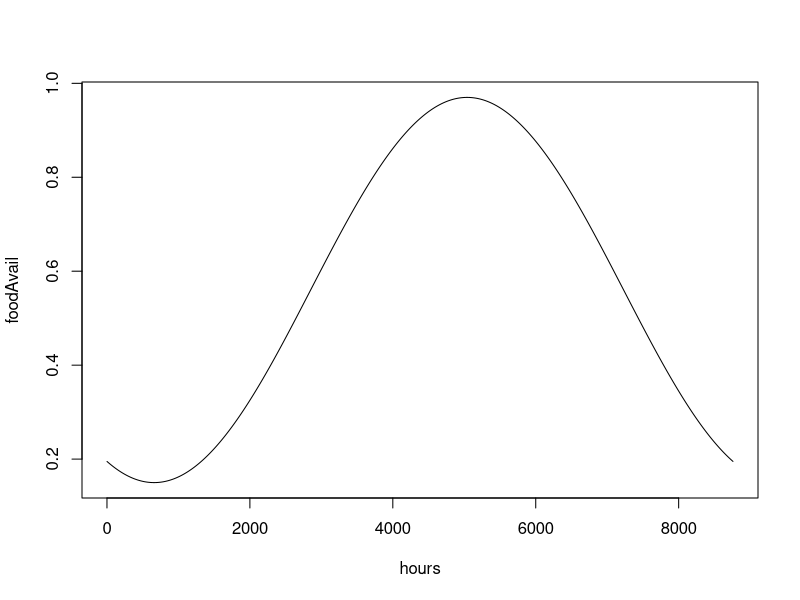
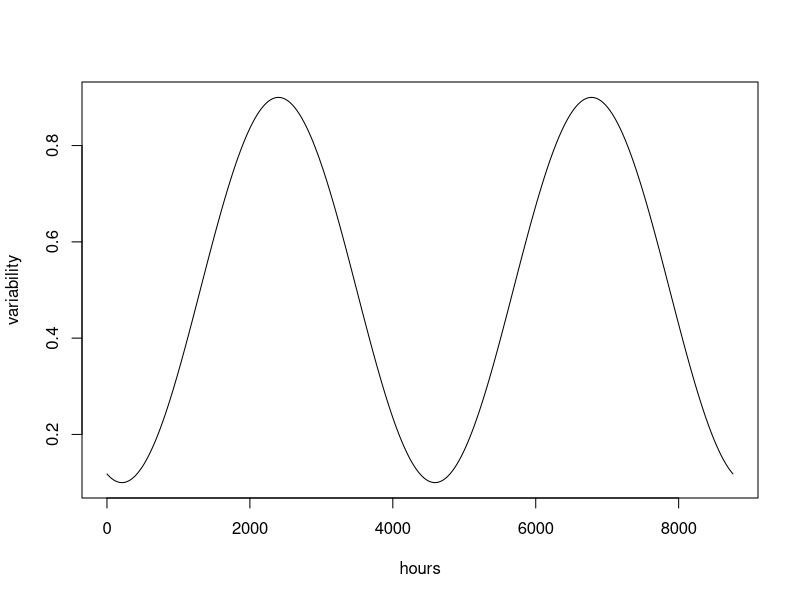
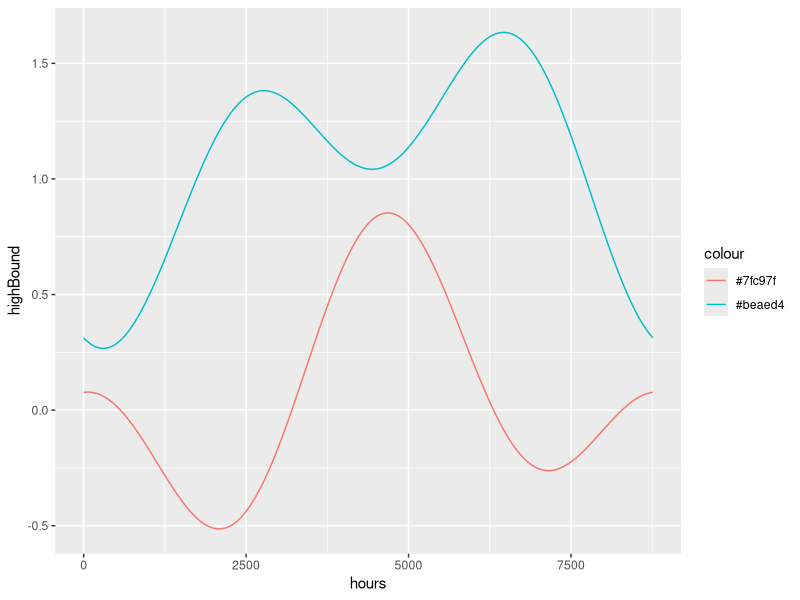

Reproduce these figures in R, in order. (Note: this script raises an error after producing the figures.)
## ---- chunk 1

# Code for a simple food availability model based upon the assumptions of higher pelagic food quality
# in the summer. 
## ---- chunk 2
#First we set up some user defined variables. 
min     = 0.15 #minimum food availability value
max     = 0.97 #max 
highDay = 210*24 #Number of days into the year that the max food availability is (226 is aug 15)
august  = 5856 #hours into the year
## ---- chunk 3
#Now we generate the others
scaler    = (max - min)/2 #range divided by two
heightAdj = (max + min)/2 #average value
hours      = 1:(365*24) #Set up a hour vector to loop over
foodAvail = NULL  

#Quick loop to generate the data. 
for (hour in hours){
  foodAvail = c(foodAvail, scaler * cos( (1/(365*24))*2*pi * (hour - highDay)) + heightAdj)
}

plot(hours,foodAvail, type = "l")
## ---- chunk 4
min     = 0.1 #minimum food availability value
max     = 0.9 #max 
highDay = 100*24
scaler    = (max - min)/2 #range divided by two
heightAdj = (max + min)/2 #average value
variability = NULL

#Quick loop to generate the data. 
for (hour in hours){
  variability = c(variability, scaler * cos( (1/(365*24))*4*pi * (hour - highDay)) + heightAdj)
}

plot(hours,variability, type = "l")

avail_var_df = as.data.frame(cbind(foodAvail, variability))
## ---- chunk 5
highBound = NULL
lowBound  = NULL

for (hour in hours){
  highBound = c(highBound, (foodAvail[hour] + variability[hour]))  
  lowBound = c(lowBound, (foodAvail[hour] - variability[hour]))
}

distributionDf = as.data.frame(cbind(hours, highBound, lowBound))

library(ggplot2)

ggplot(distributionDf, aes(hours)) + 
  geom_line(aes(y = highBound, colour = "#beaed4")) + 
  geom_line(aes(y = lowBound, colour = "#7fc97f")) 

## ---- chunk 6
setwd("/Users/Nick/mysisModeling")
#write.csv(distributionDf, "data/FoodAvail_Hour.csv", row.names=FALSE) #The bounded model  
write.csv(avail_var_df, "data/FoodAvail_Hour.csv", row.names=FALSE) #The plain side curve. 
